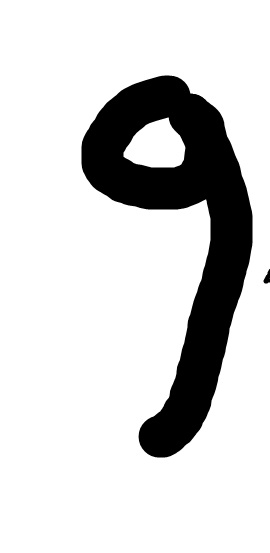
#> input picture MNIST_neural_network_from_scratch/test2.jpg, 270 x 553 px
$ jupyter execute --allow-errors 'model_loading&prediction.ipynb'
#> lines starting #> are read from the running program, lines starting #| are printed output that depends on the picture
### FER13/network_full.py
import numpy as np
import pickle
import copy
# defining the class layer where each layer of our network will be from this class
class layer_dense:

    # [37 lines left out: functions __init__, forward, backward, not called in this run]
    def get_params(self):
        return self.weights,self.biases
    def set_params(self,weights,biases):
        self.weights=weights
        self.biases=biases

# define the dropout layers for our training
class Layer_Dropout:

    def __init__(self, rate):
        self.rate = 1-rate

    # [8 lines left out: function forward, not called in this run]

    def backward(self,dvalues):
        self.dinputs= dvalues*self.binary_mask

class Layer_Input:

    def forward(self,inputs,training):
        self.output=inputs


#activation functions

# ReLU activation functiono
class Activation_ReLu:
    # [12 lines left out: functions forward, backward, not called in this run]

    def predictions(self,outputs):
        return outputs

# Softmax activation

class Activation_SoftMax:

    # [18 lines left out: functions forward, backward, not called in this run]

    def predictions(self,outputs):

        return np.argmax(outputs,axis=1)


# Activation sigmoid
class Activation_Sigmoid:
    def forward(self, inputs,training):
        self.inputs= inputs
        self.output= 1/(1+np.exp(-inputs))

    def backward(self,dvalues):
        self.dinputs= dvalues*(1-self.output)*self.output

    def predictions(self,outputs):
        return (outputs>0.5)*1

        # activation linear

class Activation_Linear:

    # [4 lines left out: function forward, not called in this run]

    def backward(self,dvalues):
        self.dinputs= dvalues.copy()

    def predictions(self,outputs):
        return outputs


#Optimizers

#SGD optimizer

class optimizer_SGD:

    # [7 lines left out: function __init__, not called in this run]

    def pre_update_params(self) :
        if self.decay:
            self.current_learning_rate= self.learning_rate * (1./ (1. + self.decay *self.iterations))


    # [23 lines left out: function update_params, not called in this run]

    def post_update_params(self):
        self.iterations += 1

    # adagrad optimizer
class Optimizer_Adagrad:

        # [6 lines left out: function __init__, not called in this run]

        def pre_update_params(self):
            self.current_learning_rate= self.learning_rate*(1./(1+ self.decay* self.iterations))

        # [15 lines left out: function update_params, not called in this run]


        def post_update_params(self):
            self.iterations +=1

class Optimizer_RMSprop:

    # [7 lines left out: function __init__, not called in this run]

    def pre_update_params(self):
        if self.decay:
            self.current_learning_rate= self.learning_rate*(1./(1. + self.decay*self.iterations))

    # [17 lines left out: function update_params, not called in this run]

    def post_update_params(self):
        self.iterations +=1


# Adaptative momentum optimizer
class Optimizer_Adam:
    # [8 lines left out: function __init__, not called in this run]

    def pre_update_params(self):

        self.current_learning_rate= self.learning_rate*(1. / (1. + self.decay * self.iteration))

    # [24 lines left out: function update_params, not called in this run]

    def post_update_params(self):
        self.iteration+=1


#loss function
class Loss :

    # [17 lines left out: function regularization_loss, not called in this run]

    def remember_trainable_layers(self,trainable_layers):
        self.trainable_layers= trainable_layers

    # [21 lines left out: functions calculate, calculate_accumulated, not called in this run]

    def new_pass(self):
        self.accumulated_sum=0
        self.accumulated_count =0

class Loss_CategoricalCrossEntropy(Loss):


    # [26 lines left out: functions forward, backward, not called in this run]


#loss function and softmax activation combined

class Activation_Softmax_Loss_CategoricalCrossentropy():


        # creates activation and loss function objects
        def __init__(self):
            self.activation = Activation_SoftMax()
            self.loss= Loss_CategoricalCrossEntropy()


        # [20 lines left out: functions forward, backward, not called in this run]

# loss function for the binary cross entropy
class Loss_BinaryCrossentropy(Loss):

    # [21 lines left out: functions forward, backward, not called in this run]

# different loss calculation for regression problems

class Loss_MeanSquaredError(Loss):

    # [13 lines left out: functions forward, backward, not called in this run]

class Loss_MeanAbsoluteError(Loss):

    # [12 lines left out: functions forward, backward, not called in this run]

#accuracy class

class Accuracy:

    # [16 lines left out: functions calculate, calculate_accumulated, not called in this run]

    def new_pass(self):
        self.accumulated_sum=0
        self.accumulated_count =0


#comparison Categorical
#
class Accuracy_Categorical(Accuracy):

    def init(self,y):
        pass
    # [5 lines left out: function compare, not called in this run]

# Accuracy regression

class Accuracy_Regression(Accuracy):

    def __init__(self):
        self.precison=None

    def init(self,y,reinit=False):
        if self.precison is None or reinit:
            self.precison=np.std(y)/250

    def compare(self,predictions,y):
        return np.abs(y-predictions) <self.precision


# Finally Model class definition

class Model:
    # [4 lines left out: function __init__, not called in this run]

    def add(self,layer):

        self.layers.append(layer)

    # [188 lines left out: functions set, finalize, evaluate, train, forward, backward and 1 more, not called in this run]


    def set_params(self,parameters):
        for parameter_set, layer in zip(parameters,self.trainable_layers):
            layer.set_params(*parameter_set)

    def save_params(self,path):
        with open(path,'wb') as f:
            pickle.dump(self.get_params(),f)

    def load_params(self,path):
        with open(path,'rb') as f:
            self.set_params(pickle.load(f))

#saving the model

    # [15 lines left out: function save, not called in this run]
# loading the model
    @staticmethod
    def load(path):
        with open(path,'rb') as f:
            model=pickle.load(f)

        return model

#predictions

    # [23 lines left out: function predict, not called in this run]

### MNIST_neural_network_from_scratch/model_loading&prediction.ipynb
[cell 1]
from network_full import *
import cv2
import numpy as np
import os
import matplotlib.pyplot as plt
test2=cv2.imread('test2.jpg',cv2.IMREAD_GRAYSCALE)
#> test2 is the input picture: shape (553, 270); min 0, max 255, mean 211.2
test1=cv2.imread('test1.jpg',cv2.IMREAD_GRAYSCALE)
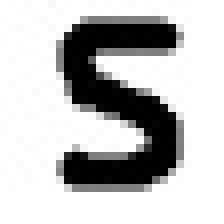
#> input picture MNIST_neural_network_from_scratch/test1.jpg, 28 x 28 px (shown 8 times larger)
#> test1 is the input picture: shape (28, 28); min 0, max 255, mean 192
plt.figure(1)
plt.imshow(test2,cmap='gray')
plt.figure(2)
plt.imshow(test1,cmap='gray')

[cell 2]
test2 = 255-cv2.resize(test2,(28,28))
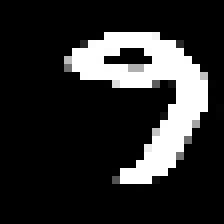
#> test2: shape (28, 28) (shown 8 times larger); min 0, max 255, mean 44.1
test1 = 255-cv2.resize(test1,(28,28))
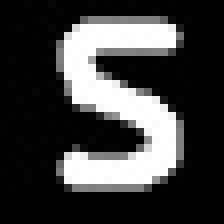
#> test1: shape (28, 28) (shown 8 times larger); min 0, max 255, mean 63
plt.figure(1)
plt.imshow(test2,cmap='gray')
plt.figure(2)
plt.imshow(test1,cmap='gray')

#> (a cell that did not finish here is left out)


[cell 4]
def data_treatment(image):
    return (image.reshape(image.shape[0]*image.shape[1]).astype(np.float32)-127.5)/127.5

[cell 5]
# pretreating the data
test2= data_treatment(test2)
#> test2 = 784 values, max 1 at index 125, min -1 at index 0, mean -0.654
test1=data_treatment(test1)
#> test1 = 784 values, max 1 at index 96, min -1 at index 0, mean -0.506
test2.shape
#> Out = (784,)
